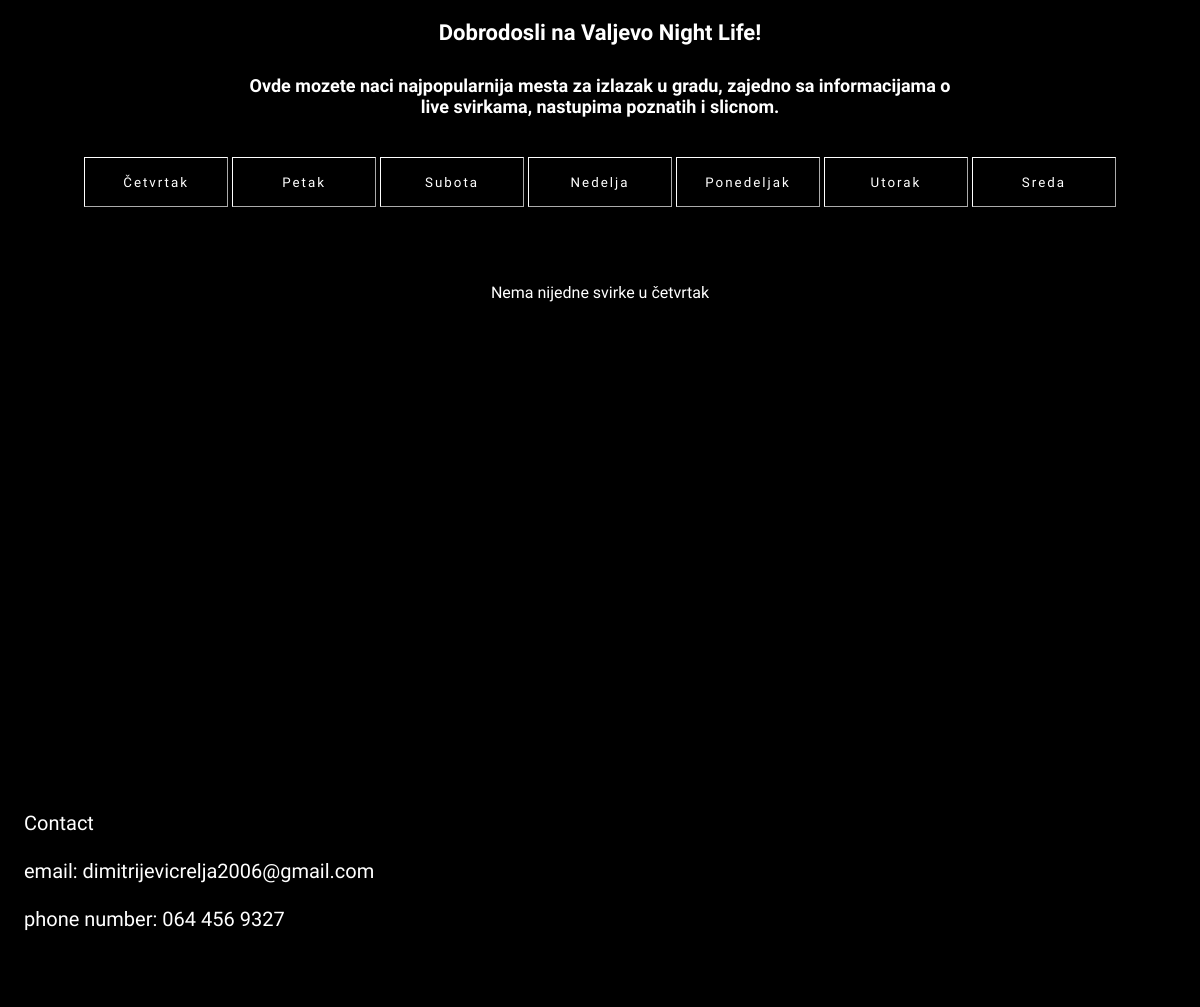
The app's page /, older data.
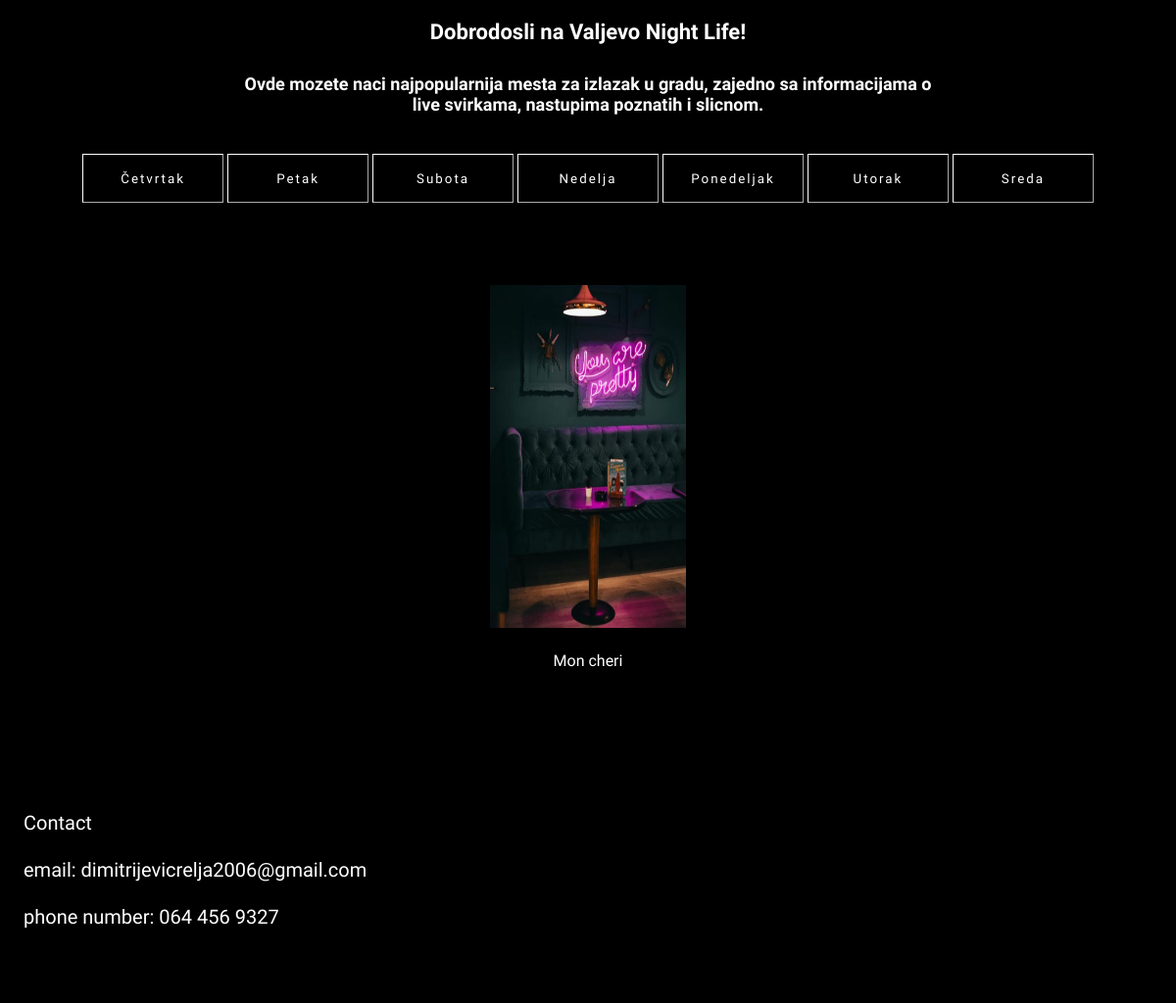
The same page, newer data.
### main/models.py (models this page shows, shortened)
class Svirka(models.Model):
    ime=models.CharField(max_length=40)
    datum=models.DateField(null=True)
    opis=models.CharField(max_length=300)
    proslo=models.BooleanField(default=False)
    kafic = models.ForeignKey(Kafic, on_delete=models.CASCADE, related_name='svirke',null=True)

class Kafic(models.Model):
    ID=models.AutoField(primary_key=True)
    Ime=models.CharField(max_length=30,null=False)
    photo = models.ImageField(upload_to='photos/',null=True)
    iglink=models.URLField(max_length=500,null=True)
    walink=models.URLField(max_length=500,null=True)

### main/views.py (the view)
# urls.py: 2. Add a URL to urlpatterns:  path('', views.home, name='home')
def home(request):
    days_serbian = [
        'Ponedeljak',  # Monday
        'Utorak',      # Tuesday
        'Sreda',       # Wednesday
        'Četvrtak',    # Thursday
        'Petak',       # Friday
        'Subota',      # Saturday
        'Nedelja'
                 ]
    days_serbian_padezi = [
        'ponedeljak',  # Monday
        'utorak',      # Tuesday
        'sredu',       # Wednesday
        'četvrtak',    # Thursday
        'petak',       # Friday
        'subotu',      # Saturday
        'nedelju'
                 ]
    today = datetime.now()
    dani=[]
    days =today.weekday()
    daysi=today.strftime("%Y-%m-%d")
    for i in range(7):
        dayi=days_serbian[(days + i) % 7]
        danpom=(today + timedelta(days=i))
        dayindex = danpom.strftime("%Y-%m-%d")
        dani.append((dayi,dayindex))
    day_index = int(request.GET.get('day_index',0))
    selected_day = request.GET.get('datum', daysi)
    if day_index < 0:
            day_index = len(dani) - 1  # Set to last index
    elif day_index >= len(dani):
        day_index = 0
    try:
        date_object = datetime.strptime(selected_day, "%Y-%m-%d").date()+timedelta(days=day_index)
        danilabel=date_object.weekday()
        danilab=days_serbian_padezi[danilabel]
    except ValueError:
         danilab = "Invalid date"
    current_label=dani[day_index][0]
    svirkes = Svirka.objects.select_related('kafic').filter(datum=daysi)
    if selected_day is not None:
             svirkes = Svirka.objects.select_related('kafic').filter(datum=date_object)
    return render(request,"home.html",{'days':dani,
                                       'svirke':svirkes,
                                       'danlabel':danilab,
                                       'day_index':day_index,
                                       'current_label':current_label,
                                       'day_date':daysi})

### main/templates/home.html (shortened to what this page needs)
{% load static %}
<!DOCTYPE html>
<html lang="en">
<head>
    <link rel="stylesheet" href="{% static 'main/styles_main.css' %}">
    <link rel="stylesheet" href="{% static 'main/styles_mobile.css' %}">
</head>
<body>
    <h1>Dobrodosli na Valjevo Night Life!</h1>
    <h2>Ovde mozete naci najpopularnija mesta za izlazak u gradu, zajedno sa informacijama o live svirkama, nastupima poznatih i slicnom.</h2>
    <div class="day-menu">
        {%for dayi, dayindex in days%}
        <button onclick="filter('{{dayindex}}')"> {{dayi}} </button>
        {%endfor%}
    </div>
    <div class="container">
    <div class="image-grid">
        {%if svirke %}
        {%for svirka in svirke%}
        <div class="image-item" onclick="openPopup('{{svirka.kafic.Ime}}', '{{ svirka.opis }}', '{{svirka.kafic.iglink}}', '{{svirka.kafic.walink}}')">
            <img id="{{svirka.kafic.Ime}}" src="{{svirka.kafic.photo.url}}" alt="Image 1" class="kafic-image" data-name="{{ svirka.kafic.Ime }}" data-about="{{ svirka.opis }}" data-photo="{{ svirka.kafic.photo.url }}">
            <p>{{svirka.kafic.Ime}}</p>
        </div>
        {%endfor%}
        {% else %}
            <p >Nema nijedne svirke u {{danlabel}}</p>
        {%endif%}
    </div>
    <div class="footer">
        <p>Contact <br> <br>
            email: dimitrijevicrelja2006@gmail.com <br><br>
            phone number: 064 456 9327 <br>
        </p>
      </div>
    </div>
</body>
</html>

### main/static/main/styles_main.css (style rules this page uses)
html { height: 100%; }
body { font-family: "Orbitron", sans-serif; letter-spacing: 0px; margin: 0; padding: 0; text-align: center; background-color: black; color: white; position: relative; background-image: url(resources/background.jpg); width: 100%; height: 100%; background-size: cover; background-position: center; background-repeat: no-repeat; background-attachment: fixed; }
h1 { font-size:22px; margin: 20px; }
h2 { font-size: 18px; margin: 30px 20vw 0 20vw; }
.container { display: grid; grid-template-rows: 1fr auto; min-height: 100vh; }
.image-grid { display: flex; flex-wrap: wrap; justify-content: center; gap: 4vw; padding: 5%; overflow: hidden; position: relative; margin-bottom: 0; }
.image-item { position: relative; padding-left: 5vw; padding-right: 5vw; padding-bottom: 2vw; padding-top: 2vw; }
.image-item img { width: 100%; cursor: pointer; width: 200px; height: 350px; transition: transform 0.2s ease-in-out; }
.image-item p { z-index: 1000; margin-top: 20px; }
.day-menu { margin: 0px 20px; margin-top: 5vh; }
.day-menu button { margin: 0px; width: 12vw; height: 50px; font-family: "New Amsterdam", sans-serif; letter-spacing: 2px; color: white; border-color: white; border-width: 1px; background-color: rgba(0, 0, 0, 0.25); transition: background-color 0.2s, width 0.2s, font-size 0.2s; }
.footer { left: 0; bottom: 0; width: 100%; height: 30vh; background-color: rgba(0, 0, 0, 0.7); color: white; text-align: left; float: inline-start; position: relative; }
.footer p { padding: 2%; font-size: 20px; position: absolute; }

Row changes from the older to the newer data that the page shows:
now on this page (row edited): Svirka: kafic.photo (picture), kafic.Ime "Mon cheri"
Text that changed along with them:
{{ danlabel }}: "četvrtak" → (not shown)
text no longer shown: "Nema nijedne svirke u"
